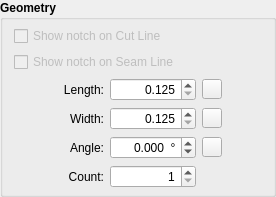
              <widget class="QGroupBox" name="geometry_GroupBox">
               <property name="minimumSize">
                <size>
                 <width>0</width>
                 <height>0</height>
                </size>
               </property>
               <property name="font">
                <font>
                 <pointsize>9</pointsize>
                 <bold>true</bold>
                </font>
               </property>
               <property name="title">
                <string>Geometry</string>
               </property>
               <layout class="QVBoxLayout" name="verticalLayout_27">
                <property name="topMargin">
                 <number>6</number>
                </property>
                <property name="bottomMargin">
                 <number>6</number>
                </property>
                <item>
                 <widget class="QCheckBox" name="showNotch_CheckBox">
                  <property name="enabled">
                   <bool>false</bool>
                  </property>
                  <property name="sizePolicy">
                   <sizepolicy hsizetype="Minimum" vsizetype="Fixed">
                    <horstretch>0</horstretch>
                    <verstretch>0</verstretch>
                   </sizepolicy>
                  </property>
                  <property name="font">
                   <font>
                    <pointsize>9</pointsize>
                    <bold>false</bold>
                   </font>
                  </property>
                  <property name="toolTip">
                   <string>Show notch on the cut line.</string>
                  </property>
                  <property name="text">
                   <string>Show notch on Cut Line</string>
                  </property>
                 </widget>
                </item>
                <item>
                 <widget class="QCheckBox" name="showSeamlineNotch_CheckBox">
                  <property name="enabled">
                   <bool>false</bool>
                  </property>
                  <property name="font">
                   <font>
                    <pointsize>9</pointsize>
                    <bold>false</bold>
                   </font>
                  </property>
                  <property name="toolTip">
                   <string>Show notch on the seam line.</string>
                  </property>
                  <property name="text">
                   <string>Show notch on Seam Line</string>
                  </property>
                 </widget>
                </item>
                <item>
                 <layout class="QGridLayout" name="gridLayout_2">
                  <item row="3" column="1">
                   <widget class="QSpinBox" name="notchCount_SpinBox">
                    <property name="sizePolicy">
                     <sizepolicy hsizetype="Expanding" vsizetype="Fixed">
                      <horstretch>0</horstretch>
                      <verstretch>0</verstretch>
                     </sizepolicy>
                    </property>
                    <property name="minimumSize">
                     <size>
                      <width>50</width>
                      <height>0</height>
                     </size>
                    </property>
                    <property name="font">
                     <font>
                      <pointsize>9</pointsize>
                      <bold>false</bold>
                     </font>
                    </property>
                    <property name="alignment">
                     <set>Qt::AlignRight|Qt::AlignTrailing|Qt::AlignVCenter</set>
                    </property>
                    <property name="minimum">
                     <number>1</number>
                    </property>
                    <property name="maximum">
                     <number>3</number>
                    </property>
                   </widget>
                  </item>
                  <item row="1" column="0">
                   <widget class="QLabel" name="notchWidth_Label">
                    <property name="sizePolicy">
                     <sizepolicy hsizetype="Fixed" vsizetype="Preferred">
                      <horstretch>0</horstretch>
                      <verstretch>0</verstretch>
                     </sizepolicy>
                    </property>
                    <property name="minimumSize">
                     <size>
                      <width>90</width>
                      <height>0</height>
                     </size>
                    </property>
                    <property name="maximumSize">
                     <size>
                      <width>0</width>
                      <height>16777215</height>
                     </size>
                    </property>
                    <property name="font">
                     <font>
                      <pointsize>9</pointsize>
                      <bold>false</bold>
                     </font>
                    </property>
                    <property name="text">
                     <string> Width:</string>
                    </property>
                    <property name="alignment">
                     <set>Qt::AlignRight|Qt::AlignTrailing|Qt::AlignVCenter</set>
                    </property>
                   </widget>
                  </item>
                  <item row="2" column="0">
                   <widget class="QLabel" name="notchAngle_Label">
                    <property name="sizePolicy">
                     <sizepolicy hsizetype="Fixed" vsizetype="Preferred">
                      <horstretch>0</horstretch>
                      <verstretch>0</verstretch>
                     </sizepolicy>
                    </property>
                    <property name="minimumSize">
                     <size>
                      <width>90</width>
                      <height>0</height>
                     </size>
                    </property>
                    <property name="maximumSize">
                     <size>
                      <width>0</width>
                      <height>16777215</height>
                     </size>
                    </property>
                    <property name="font">
                     <font>
                      <pointsize>9</pointsize>
                      <bold>false</bold>
                     </font>
                    </property>
                    <property name="text">
                     <string>Angle:</string>
                    </property>
                    <property name="alignment">
                     <set>Qt::AlignRight|Qt::AlignTrailing|Qt::AlignVCenter</set>
                    </property>
                   </widget>
                  </item>
                  <item row="2" column="1">
                   <widget class="QDoubleSpinBox" name="notchAngle_DoubleSpinBox">
                    <property name="sizePolicy">
                     <sizepolicy hsizetype="Expanding" vsizetype="Fixed">
                      <horstretch>0</horstretch>
                      <verstretch>0</verstretch>
                     </sizepolicy>
                    </property>
                    <property name="minimumSize">
                     <size>
                      <width>50</width>
                      <height>0</height>
                     </size>
                    </property>
                    <property name="font">
                     <font>
                      <pointsize>9</pointsize>
                      <bold>false</bold>
                     </font>
                    </property>
                    <property name="alignment">
                     <set>Qt::AlignRight|Qt::AlignTrailing|Qt::AlignVCenter</set>
                    </property>
                    <property name="keyboardTracking">
                     <bool>false</bool>
                    </property>
                    <property name="suffix">
                     <string>  °</string>
                    </property>
                    <property name="decimals">
                     <number>3</number>
                    </property>
                    <property name="minimum">
                     <double>-360.000000000000000</double>
                    </property>
                    <property name="maximum">
                     <double>360.000000000000000</double>
                    </property>
                    <property name="singleStep">
                     <double>1.000000000000000</double>
                    </property>
                   </widget>
                  </item>
                  <item row="0" column="0">
                   <widget class="QLabel" name="notchLength_Label">
                    <property name="sizePolicy">
                     <sizepolicy hsizetype="Fixed" vsizetype="Preferred">
                      <horstretch>0</horstretch>
                      <verstretch>0</verstretch>
                     </sizepolicy>
                    </property>
                    <property name="minimumSize">
                     <size>
                      <width>90</width>
                      <height>0</height>
                     </size>
                    </property>
                    <property name="maximumSize">
                     <size>
                      <width>0</width>
                      <height>16777215</height>
                     </size>
                    </property>
                    <property name="font">
                     <font>
                      <pointsize>9</pointsize>
                      <bold>false</bold>
                     </font>
                    </property>
                    <property name="text">
                     <string>Length:</string>
                    </property>
                    <property name="alignment">
                     <set>Qt::AlignRight|Qt::AlignTrailing|Qt::AlignVCenter</set>
                    </property>
                   </widget>
                  </item>
                  <item row="0" column="2">
                   <widget class="QPushButton" name="resetLength_PushButton">
                    <property name="sizePolicy">
                     <sizepolicy hsizetype="Fixed" vsizetype="Fixed">
                      <horstretch>0</horstretch>
                      <verstretch>0</verstretch>
                     </sizepolicy>
                    </property>
                    <property name="minimumSize">
                     <size>
                      <width>20</width>
                      <height>20</height>
                     </size>
                    </property>
                    <property name="maximumSize">
                     <size>
                      <width>20</width>
                      <height>20</height>
                     </size>
                    </property>
                    <property name="toolTip">
                     <string>Reset notch length to default.</string>
                    </property>
                    <property name="text">
                     <string/>
                    </property>
                    <property name="icon">
                     <iconset resource="../../../../vmisc/share/resources/theme.qrc">
                      <normaloff>:/icons/win.icon.theme/24x24/actions/edit-undo.png</normaloff>:/icons/win.icon.theme/24x24/actions/edit-undo.png</iconset>
                    </property>
                   </widget>
                  </item>
                  <item row="1" column="4">
                   <spacer name="horizontalSpacer_19">
                    <property name="orientation">
                     <enum>Qt::Horizontal</enum>
                    </property>
                    <property name="sizeHint" stdset="0">
                     <size>
                      <width>40</width>
                      <height>20</height>
                     </size>
                    </property>
                   </spacer>
                  </item>
                  <item row="0" column="1">
                   <widget class="QDoubleSpinBox" name="notchLength_DoubleSpinBox">
                    <property name="sizePolicy">
                     <sizepolicy hsizetype="Expanding" vsizetype="Fixed">
                      <horstretch>0</horstretch>
                      <verstretch>0</verstretch>
                     </sizepolicy>
                    </property>
                    <property name="minimumSize">
                     <size>
                      <width>50</width>
                      <height>0</height>
                     </size>
                    </property>
                    <property name="font">
                     <font>
                      <pointsize>9</pointsize>
                      <bold>false</bold>
                     </font>
                    </property>
                    <property name="alignment">
                     <set>Qt::AlignRight|Qt::AlignTrailing|Qt::AlignVCenter</set>
                    </property>
                    <property name="keyboardTracking">
                     <bool>false</bool>
                    </property>
                    <property name="decimals">
                     <number>3</number>
                    </property>
                    <property name="minimum">
                     <double>0.125000000000000</double>
                    </property>
                    <property name="maximum">
                     <double>5.000000000000000</double>
                    </property>
                    <property name="singleStep">
                     <double>0.010000000000000</double>
                    </property>
                    <property name="value">
                     <double>0.125000000000000</double>
                    </property>
                   </widget>
                  </item>
                  <item row="0" column="4">
                   <spacer name="horizontalSpacer_18">
                    <property name="orientation">
                     <enum>Qt::Horizontal</enum>
                    </property>
                    <property name="sizeHint" stdset="0">
                     <size>
                      <width>40</width>
                      <height>20</height>
                     </size>
                    </property>
                   </spacer>
                  </item>
                  <item row="1" column="2">
                   <widget class="QPushButton" name="resetWidth_PushButton">
                    <property name="sizePolicy">
                     <sizepolicy hsizetype="Fixed" vsizetype="Fixed">
                      <horstretch>0</horstretch>
                      <verstretch>0</verstretch>
                     </sizepolicy>
                    </property>
                    <property name="minimumSize">
                     <size>
                      <width>20</width>
                      <height>20</height>
                     </size>
                    </property>
                    <property name="maximumSize">
                     <size>
                      <width>20</width>
                      <height>20</height>
                     </size>
                    </property>
                    <property name="toolTip">
                     <string>Reset notch with to default.</string>
                    </property>
                    <property name="text">
                     <string/>
                    </property>
                    <property name="icon">
                     <iconset resource="../../../../vmisc/share/resources/theme.qrc">
                      <normaloff>:/icons/win.icon.theme/24x24/actions/edit-undo.png</normaloff>:/icons/win.icon.theme/24x24/actions/edit-undo.png</iconset>
                    </property>
                   </widget>
                  </item>
                  <item row="1" column="1">
                   <widget class="QDoubleSpinBox" name="notchWidth_DoubleSpinBox">
                    <property name="sizePolicy">
                     <sizepolicy hsizetype="Expanding" vsizetype="Fixed">
                      <horstretch>0</horstretch>
                      <verstretch>0</verstretch>
                     </sizepolicy>
                    </property>
                    <property name="minimumSize">
                     <size>
                      <width>50</width>
                      <height>0</height>
                     </size>
                    </property>
                    <property name="font">
                     <font>
                      <pointsize>9</pointsize>
                      <bold>false</bold>
                     </font>
                    </property>
                    <property name="alignment">
                     <set>Qt::AlignRight|Qt::AlignTrailing|Qt::AlignVCenter</set>
                    </property>
                    <property name="keyboardTracking">
                     <bool>false</bool>
                    </property>
                    <property name="decimals">
                     <number>3</number>
                    </property>
                    <property name="minimum">
                     <double>0.125000000000000</double>
                    </property>
                    <property name="maximum">
                     <double>5.000000000000000</double>
                    </property>
                    <property name="singleStep">
                     <double>0.010000000000000</double>
                    </property>
                    <property name="value">
                     <double>0.125000000000000</double>
                    </property>
                   </widget>
                  </item>
                  <item row="2" column="2">
                   <widget class="QPushButton" name="resetAngle_PushButton">
                    <property name="sizePolicy">
                     <sizepolicy hsizetype="Fixed" vsizetype="Fixed">
                      <horstretch>0</horstretch>
                      <verstretch>0</verstretch>
                     </sizepolicy>
                    </property>
                    <property name="minimumSize">
                     <size>
                      <width>20</width>
                      <height>20</height>
                     </size>
                    </property>
                    <property name="maximumSize">
                     <size>
                      <width>20</width>
                      <height>20</height>
                     </size>
                    </property>
                    <property name="toolTip">
                     <string>Reset notch angle to default.</string>
                    </property>
                    <property name="text">
                     <string/>
                    </property>
                    <property name="icon">
                     <iconset resource="../../../../vmisc/share/resources/theme.qrc">
                      <normaloff>:/icons/win.icon.theme/24x24/actions/edit-undo.png</normaloff>:/icons/win.icon.theme/24x24/actions/edit-undo.png</iconset>
                    </property>
                   </widget>
                  </item>
                  <item row="3" column="0">
                   <widget class="QLabel" name="notchCount_Label">
                    <property name="sizePolicy">
                     <sizepolicy hsizetype="Fixed" vsizetype="Preferred">
                      <horstretch>0</horstretch>
                      <verstretch>0</verstretch>
                     </sizepolicy>
                    </property>
                    <property name="minimumSize">
                     <size>
                      <width>90</width>
                      <height>0</height>
                     </size>
                    </property>
                    <property name="maximumSize">
                     <size>
                      <width>0</width>
                      <height>16777215</height>
                     </size>
                    </property>
                    <property name="font">
                     <font>
                      <pointsize>9</pointsize>
                      <bold>false</bold>
                     </font>
                    </property>
                    <property name="text">
                     <string>Count:</string>
                    </property>
                    <property name="alignment">
                     <set>Qt::AlignRight|Qt::AlignTrailing|Qt::AlignVCenter</set>
                    </property>
                   </widget>
                  </item>
                  <item row="2" column="4">
                   <spacer name="horizontalSpacer_20">
                    <property name="orientation">
                     <enum>Qt::Horizontal</enum>
                    </property>
                    <property name="sizeHint" stdset="0">
                     <size>
                      <width>40</width>
                      <height>20</height>
                     </size>
                    </property>
                   </spacer>
                  </item>
                 </layout>
                </item>
               </layout>
              </widget>
